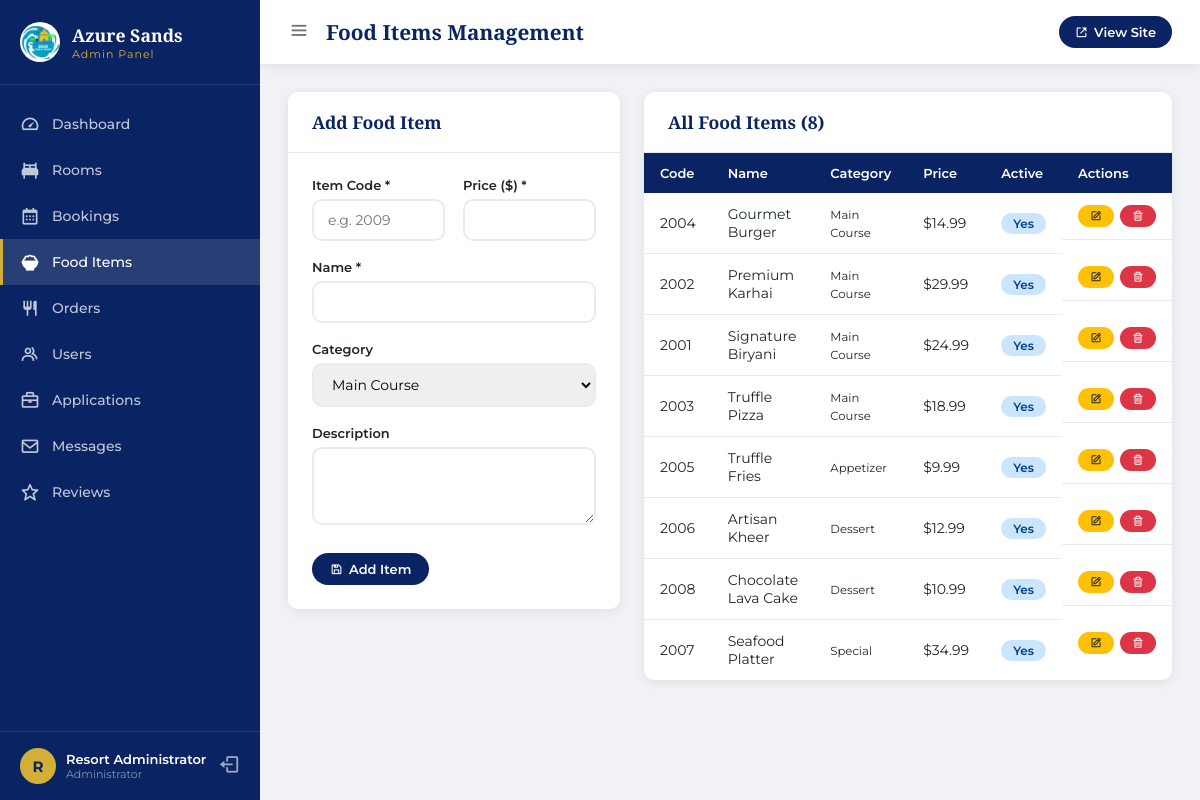
The app's page /admin/food.php (signed in) with its own data.
### tables this page shows
CREATE TABLE food_items (
    id INT UNSIGNED AUTO_INCREMENT PRIMARY KEY,
    item_code VARCHAR(20) NOT NULL UNIQUE,
    name VARCHAR(191) NOT NULL,
    description TEXT,
    price DECIMAL(10,2) NOT NULL,
    category ENUM('Main Course','Appetizer','Dessert','Beverage','Special') DEFAULT 'Main Course',
    image VARCHAR(255) DEFAULT NULL,
    is_available TINYINT(1) DEFAULT 1,
    created_at TIMESTAMP DEFAULT CURRENT_TIMESTAMP,
    updated_at TIMESTAMP DEFAULT CURRENT_TIMESTAMP ON UPDATE CURRENT_TIMESTAMP
);

### admin/food.php (the view, shortened to what this page needs)
<?php
$pageTitle = 'Food Items Management';
require_once 'header.php';
$foods      = $db->query("SELECT * FROM food_items ORDER BY category, name")->fetchAll();
$categories = ['Main Course','Appetizer','Dessert','Beverage','Special'];
$editFood   = null;
?>
<div style="display:grid;grid-template-columns:1fr 1fr;gap:24px;align-items:start;">
    <div class="card">
        <div class="card-header">
            <h3 class="card-title"><?=$editFood?'Edit Item':'Add Food Item'?></h3>
        </div>
        <div class="card-body">
            <form method="POST">
                <div class="form-row">
                    <div class="form-group">
                        <label>Item Code *</label>
                        <input type="text" name="item_code" class="form-control" required placeholder="e.g. 2009" value="<?=htmlspecialchars($editFood['item_code']??'')?>">
                    </div>
                    <div class="form-group">
                        <label>Price ($) *</label>
                        <input type="number" name="price" class="form-control" required min="0.01" step="0.01" value="<?=htmlspecialchars($editFood['price']??'')?>">
                    </div>
                </div>
                <div class="form-group">
                    <label>Name *</label>
                    <input type="text" name="name" class="form-control" required value="<?=htmlspecialchars($editFood['name']??'')?>">
                </div>
                <div class="form-group">
                    <label>Category</label>
                    <select name="category" class="form-control">
                        <?php foreach($categories as $c): ?>
                            <option value="<?=$c?>" <?=($editFood['category']??'')===$c?'selected':''?>><?=$c?></option>
                        <?php endforeach; ?>
                    </select>
                </div>
                <div class="form-group">
                    <label>Description</label>
                    <textarea name="description" class="form-control" rows="3"><?=htmlspecialchars($editFood['description']??'')?></textarea>
                </div>
                <div class="form-actions">
                    <button type="submit" class="btn btn-primary"><i class="bx bx-save"></i> <?=$editFood?'Update Item':'Add Item'?></button>
                </div>
            </form>
        </div>
    </div>
    <div class="card">
        <div class="card-header"><h3 class="card-title">All Food Items (<?=count($foods)?>)</h3></div>
        <div class="card-body" style="padding:0;">
            <div class="table-wrap">
                <table>
                    <thead><tr><th>Code</th><th>Name</th><th>Category</th><th>Price</th><th>Active</th><th>Actions</th></tr></thead>
                    <tbody>
                    <?php foreach($foods as $f): ?>
                        <tr>
                            <td><?=htmlspecialchars($f['item_code'])?></td>
                            <td><?=htmlspecialchars($f['name'])?></td>
                            <td><small><?=htmlspecialchars($f['category'])?></small></td>
                            <td>$<?=number_format($f['price'],2)?></td>
                            <td>
                                <a href="?toggle=<?=$f['id']?>" class="status status-<?=$f['is_available']?'Confirmed':'Cancelled'?>">
                                    <?=$f['is_available']?'Yes':'No'?>
                                </a>
                            </td>
                            <td style="display:flex;gap:6px;">
                                <a href="?edit=<?=$f['id']?>" class="btn btn-warning btn-sm"><i class="bx bx-edit"></i></a>
                                <form method="POST" style="display:inline;">
                                    <button type="submit" class="btn btn-danger btn-sm" data-confirm="Delete this item?"><i class="bx bx-trash"></i></button>
                                </form>
                            </td>
                        </tr>
                    <?php endforeach; ?>
                    </tbody>
                </table>
            </div>
        </div>
    </div>
</div>
<?php require_once 'footer.php'; ?>

### admin/header.php (shortened to what this page needs)
<?php
$adminName = $_SESSION['admin_name'] ?? 'Admin';
$currentPage = basename($_SERVER['PHP_SELF']);
?>
<!DOCTYPE html>
<html lang="en">
<head>
    <link rel="stylesheet" href="https://unpkg.com/boxicons@2.1.4/css/boxicons.min.css">
    <link rel="stylesheet" href="../assets/css/admin.css">
</head>
<body>
<div class="admin-layout">
    <aside class="sidebar" id="sidebar">
        <div class="sidebar-header">
            <img src="../assets/images/logo.jfif" alt="Logo" class="sidebar-logo">
            <div>
                <h2 class="sidebar-title">Azure Sands</h2>
                <span class="sidebar-sub">Admin Panel</span>
            </div>
        </div>
        <nav class="sidebar-nav">
            <a href="index.php"        class="nav-item <?= $currentPage==='index.php'        ?'active':'' ?>"><i class="bx bx-tachometer"></i><span>Dashboard</span></a>
            <a href="rooms.php"        class="nav-item <?= $currentPage==='rooms.php'        ?'active':'' ?>"><i class="bx bxs-bed"></i><span>Rooms</span></a>
            <a href="bookings.php"     class="nav-item <?= $currentPage==='bookings.php'     ?'active':'' ?>">
                <i class="bx bx-calendar"></i><span>Bookings</span>
            </a>
            <a href="food.php"         class="nav-item <?= $currentPage==='food.php'         ?'active':'' ?>"><i class="bx bxs-bowl-rice"></i><span>Food Items</span></a>
            <a href="orders.php"       class="nav-item <?= $currentPage==='orders.php'       ?'active':'' ?>">
                <i class="bx bx-restaurant"></i><span>Orders</span>
            </a>
            <a href="users.php"        class="nav-item <?= $currentPage==='users.php'        ?'active':'' ?>"><i class="bx bx-group"></i><span>Users</span></a>
            <a href="careers.php"      class="nav-item <?= $currentPage==='careers.php'      ?'active':'' ?>">
                <i class="bx bx-briefcase"></i><span>Applications</span>
            </a>
            <a href="messages.php"     class="nav-item <?= $currentPage==='messages.php'     ?'active':'' ?>"><i class="bx bx-envelope"></i><span>Messages</span></a>
            <a href="reviews.php"      class="nav-item <?= $currentPage==='reviews.php'      ?'active':'' ?>">
                <i class="bx bx-star"></i><span>Reviews</span>
            </a>
        </nav>
        <div class="sidebar-footer">
            <div class="admin-info">
                <span class="admin-avatar"><?= strtoupper(substr($adminName,0,1)) ?></span>
                <div>
                    <span class="admin-name"><?= htmlspecialchars($adminName) ?></span>
                    <span class="admin-role">Administrator</span>
                </div>
            </div>
            <a href="logout.php" class="logout-btn" title="Logout"><i class="bx bx-log-out"></i></a>
        </div>
    </aside>
    <main class="admin-main">
        <div class="topbar">
            <button class="sidebar-toggle" id="sidebarToggle"><i class="bx bx-menu"></i></button>
            <h1 class="page-title"><?= htmlspecialchars($pageTitle ?? '') ?></h1>
            <div class="topbar-right">
                <a href="../index.php" target="_blank" class="view-site-btn"><i class="bx bx-link-external"></i> View Site</a>
            </div>
        </div>
        <div class="admin-content">

### admin/footer.php (shortened to what this page needs)
        </div>
    </main>
</div>
</body>
</html>

### records on screen
food_items: item_code "2004", name "Gourmet Burger", category "Main Course", price "14.99", is_available "Yes"
food_items: item_code "2002", name "Premium Karhai", category "Main Course", price "29.99", is_available "Yes"
food_items: item_code "2001", name "Signature Biryani", category "Main Course", price "24.99", is_available "Yes"
food_items: item_code "2003", name "Truffle Pizza", category "Main Course", price "18.99", is_available "Yes"
food_items: item_code "2005", name "Truffle Fries", category "Appetizer", price "9.99", is_available "Yes"
food_items: item_code "2006", name "Artisan Kheer", category "Dessert", price "12.99", is_available "Yes"
food_items: item_code "2008", name "Chocolate Lava Cake", category "Dessert", price "10.99", is_available "Yes"
food_items: item_code "2007", name "Seafood Platter", category "Special", price "34.99", is_available "Yes"

### other values on screen
substr($adminName,0,1) "R"
$adminName "Resort Administrator"
$pageTitle "Food Items Management"
count($foods) "8"
form field category "Main Course"
